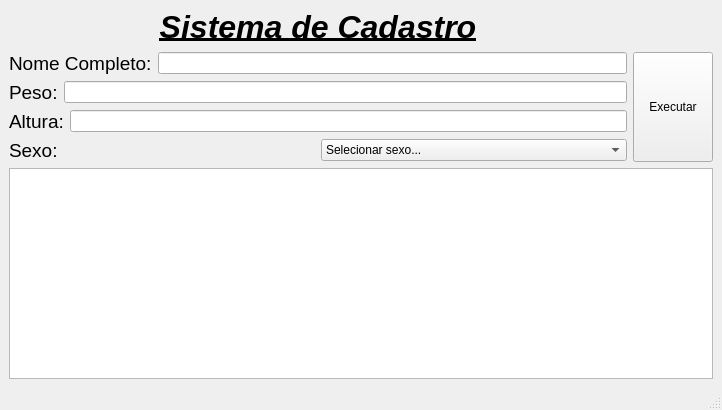
<?xml version="1.0" encoding="UTF-8"?>
<ui version="4.0">
 <class>MainWindow</class>
 <widget class="QMainWindow" name="MainWindow">
  <property name="geometry">
   <rect>
    <x>0</x>
    <y>0</y>
    <width>722</width>
    <height>410</height>
   </rect>
  </property>
  <property name="windowTitle">
   <string>Clinica Sao Jose</string>
  </property>
  <widget class="QWidget" name="centralwidget">
   <layout class="QGridLayout" name="gridLayout">
    <item row="0" column="0">
     <widget class="QLabel" name="label">
      <property name="text">
       <string>&lt;html&gt;&lt;head/&gt;&lt;body&gt;&lt;p align=&quot;center&quot;&gt;&lt;span style=&quot; font-size:24pt; font-weight:700; font-style:italic; text-decoration: underline;&quot;&gt;Sistema de Cadastro&lt;/span&gt;&lt;/p&gt;&lt;/body&gt;&lt;/html&gt;</string>
      </property>
     </widget>
    </item>
    <item row="1" column="0">
     <layout class="QHBoxLayout" name="horizontalLayout">
      <item>
       <widget class="QLabel" name="label_2">
        <property name="text">
         <string>&lt;html&gt;&lt;head/&gt;&lt;body&gt;&lt;p&gt;&lt;span style=&quot; font-size:14pt;&quot;&gt;Nome Completo:&lt;/span&gt;&lt;/p&gt;&lt;/body&gt;&lt;/html&gt;</string>
        </property>
       </widget>
      </item>
      <item>
       <widget class="QLineEdit" name="nomeCompletoInput"/>
      </item>
     </layout>
    </item>
    <item row="2" column="0">
     <layout class="QHBoxLayout" name="horizontalLayout_2">
      <item>
       <widget class="QLabel" name="label_3">
        <property name="text">
         <string>&lt;html&gt;&lt;head/&gt;&lt;body&gt;&lt;p&gt;&lt;span style=&quot; font-size:14pt;&quot;&gt;Peso:&lt;/span&gt;&lt;/p&gt;&lt;/body&gt;&lt;/html&gt;</string>
        </property>
       </widget>
      </item>
      <item>
       <widget class="QLineEdit" name="pesoInput"/>
      </item>
     </layout>
    </item>
    <item row="3" column="0">
     <layout class="QHBoxLayout" name="horizontalLayout_3">
      <item>
       <widget class="QLabel" name="label_5">
        <property name="text">
         <string>&lt;html&gt;&lt;head/&gt;&lt;body&gt;&lt;p&gt;&lt;span style=&quot; font-size:14pt;&quot;&gt;Altura:&lt;/span&gt;&lt;/p&gt;&lt;/body&gt;&lt;/html&gt;</string>
        </property>
       </widget>
      </item>
      <item>
       <widget class="QLineEdit" name="alturaInput"/>
      </item>
     </layout>
    </item>
    <item row="4" column="0">
     <layout class="QHBoxLayout" name="horizontalLayout_4">
      <item>
       <widget class="QLabel" name="label_4">
        <property name="text">
         <string>&lt;html&gt;&lt;head/&gt;&lt;body&gt;&lt;p&gt;&lt;span style=&quot; font-size:14pt;&quot;&gt;Sexo:&lt;/span&gt;&lt;/p&gt;&lt;/body&gt;&lt;/html&gt;</string>
        </property>
       </widget>
      </item>
      <item>
       <widget class="QComboBox" name="SexoInput">
        <item>
         <property name="text">
          <string>Selecionar sexo...</string>
         </property>
        </item>
        <item>
         <property name="text">
          <string>Masculino</string>
         </property>
        </item>
        <item>
         <property name="text">
          <string>Feminino</string>
         </property>
        </item>
       </widget>
      </item>
     </layout>
    </item>
    <item row="5" column="0" colspan="2">
     <widget class="QTextEdit" name="SaidaTexto"/>
    </item>
    <item row="1" column="1" rowspan="4">
     <widget class="QPushButton" name="BotaoExecutar">
      <property name="sizePolicy">
       <sizepolicy hsizetype="Minimum" vsizetype="Ignored">
        <horstretch>0</horstretch>
        <verstretch>0</verstretch>
       </sizepolicy>
      </property>
      <property name="text">
       <string>Executar</string>
      </property>
     </widget>
    </item>
   </layout>
  </widget>
  <widget class="QMenuBar" name="menubar">
   <property name="geometry">
    <rect>
     <x>0</x>
     <y>0</y>
     <width>722</width>
     <height>22</height>
    </rect>
   </property>
  </widget>
  <widget class="QStatusBar" name="statusbar"/>
 </widget>
 <resources/>
 <connections/>
</ui>
